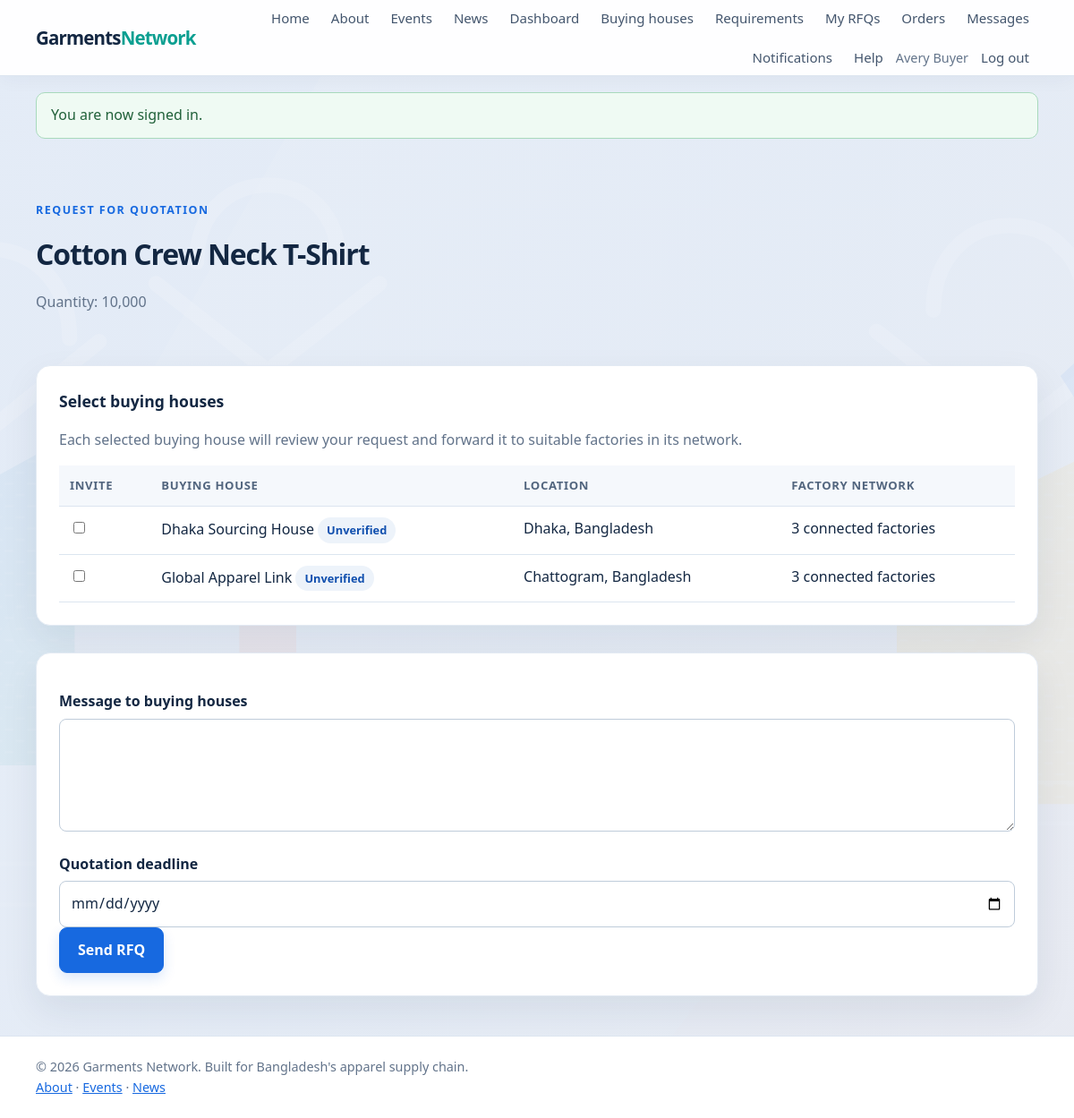
The app's page /rfqs/create.php?requirement_id=1 (signed in) with its own data.
### tables this page shows
CREATE TABLE users (
    id BIGINT UNSIGNED AUTO_INCREMENT PRIMARY KEY,
    role_id TINYINT UNSIGNED NOT NULL,
    name VARCHAR(120) NOT NULL,
    email VARCHAR(190) NOT NULL UNIQUE,
    password_hash VARCHAR(255) NOT NULL,
    status ENUM('active', 'suspended') NOT NULL DEFAULT 'active',
    created_at TIMESTAMP NOT NULL DEFAULT CURRENT_TIMESTAMP,
    updated_at TIMESTAMP NOT NULL DEFAULT CURRENT_TIMESTAMP ON UPDATE CURRENT_TIMESTAMP,
    CONSTRAINT fk_users_role FOREIGN KEY (role_id) REFERENCES roles(id),
    INDEX idx_users_role_status (role_id, status)
);

CREATE TABLE requirements (
    id BIGINT UNSIGNED AUTO_INCREMENT PRIMARY KEY,
    buyer_id BIGINT UNSIGNED NOT NULL,
    product_name VARCHAR(190) NOT NULL,
    quantity INT UNSIGNED NOT NULL,
    fabric VARCHAR(120) NULL,
    target_price DECIMAL(12,2) NULL,
    currency CHAR(3) NOT NULL DEFAULT 'USD',
    delivery_date DATE NULL,
    certification_needed VARCHAR(255) NULL,
    details TEXT NULL,
    status ENUM('draft', 'open', 'closed') NOT NULL DEFAULT 'open',
    created_at TIMESTAMP NOT NULL DEFAULT CURRENT_TIMESTAMP,
    CONSTRAINT fk_requirements_buyer FOREIGN KEY (buyer_id) REFERENCES users(id) ON DELETE CASCADE,
    INDEX idx_requirements_status_date (status, created_at),
    INDEX idx_requirements_buyer (buyer_id, created_at)
);

CREATE TABLE companies (
    id BIGINT UNSIGNED AUTO_INCREMENT PRIMARY KEY,
    owner_user_id BIGINT UNSIGNED NOT NULL UNIQUE,
    name VARCHAR(190) NOT NULL,
    description TEXT NULL,
    location VARCHAR(190) NOT NULL,
    website VARCHAR(255) NULL,
    phone VARCHAR(40) NULL,
    logo_path VARCHAR(255) NULL,
    cover_image_path VARCHAR(255) NULL,
    capacity_per_month INT UNSIGNED NULL,
    moq INT UNSIGNED NULL,
    lead_time_days SMALLINT UNSIGNED NULL,
    verification_status ENUM('unverified', 'pending', 'verified', 'rejected') NOT NULL DEFAULT 'unverified',
    verification_remarks TEXT NULL,
    created_at TIMESTAMP NOT NULL DEFAULT CURRENT_TIMESTAMP,
    updated_at TIMESTAMP NOT NULL DEFAULT CURRENT_TIMESTAMP ON UPDATE CURRENT_TIMESTAMP,
    CONSTRAINT fk_companies_owner FOREIGN KEY (owner_user_id) REFERENCES users(id) ON DELETE CASCADE,
    INDEX idx_companies_location (location),
    INDEX idx_companies_verification (verification_status)
);

### includes/functions.php (called while the page is built, shortened)
<?php
function e(?string $value): string
{
    return htmlspecialchars($value ?? '', ENT_QUOTES | ENT_SUBSTITUTE, 'UTF-8');
}
function app_url(string $path = ''): string
{
    $projectRoot = realpath(__DIR__ . DIRECTORY_SEPARATOR . '..');
    $base = '';
    $scriptFile = isset($_SERVER['SCRIPT_FILENAME']) ? realpath($_SERVER['SCRIPT_FILENAME']) : false;
    $scriptName = str_replace('\\', '/', (string) ($_SERVER['SCRIPT_NAME'] ?? ''));
    if ($projectRoot !== false && $scriptFile !== false) {
        $normalizedRoot = rtrim(str_replace('\\', '/', $projectRoot), '/');
        $normalizedScript = str_replace('\\', '/', $scriptFile);
        $rootPrefix = $normalizedRoot . '/';
        if (stripos($normalizedScript, $rootPrefix) === 0) {
            $relativeScript = substr($normalizedScript, strlen($rootPrefix));
            if ($relativeScript !== '' && strlen($scriptName) >= strlen($relativeScript)) {
                $scriptSuffix = substr($scriptName, -strlen($relativeScript));
                if (strcasecmp($scriptSuffix, $relativeScript) === 0) {
                    $base = rtrim(substr($scriptName, 0, -strlen($relativeScript)), '/');
                }
            }
        }
        if ($base === '') {
            $documentRoot = isset($_SERVER['DOCUMENT_ROOT']) ? realpath($_SERVER['DOCUMENT_ROOT']) : false;
            $normalizedDocumentRoot = $documentRoot === false
                ? ''
                : rtrim(str_replace('\\', '/', $documentRoot), '/');
            $normalizedProject = str_replace('\\', '/', $projectRoot);
        }
    }
    $path = ltrim($path, '/');
    return $base . ($path === '' ? '' : '/' . $path);
}
function take_flash(): ?array
{
    $flash = $_SESSION['flash'];
    return $flash;
}

### includes/auth.php (called while the page is built, shortened)
<?php
require_once __DIR__ . '/db.php';
require_once __DIR__ . '/functions.php';
function current_user(): ?array
{
    static $checked = false;
    static $cachedUser = null;
    if ($checked) {
        return $cachedUser;
    }
    $checked = true;
    $statement = db()->prepare(
        'SELECT users.id, users.name, users.email, users.status, roles.slug AS role
         FROM users INNER JOIN roles ON roles.id = users.role_id
         WHERE users.id = :user_id LIMIT 1'
    );
    $statement->execute(['user_id' => $_SESSION['user']['id']]);
    $user = $statement->fetch();
    unset($user['status']);
    $cachedUser = $user;
    return $cachedUser;
}
function require_login(): void
{
    if (current_user() === null) {
        set_flash('error', 'Please sign in to continue.');
        redirect_to(app_url('auth/login.php'));
    }
}
function require_role(string ...$roles): void
{
    require_login();
}

### includes/db.php (called while the page is built, shortened)
<?php
function db(): PDO
{
    static $connection = null;
    if ($connection instanceof PDO) {
        return $connection;
    }
    $host = getenv('DB_HOST') ?: '127.0.0.1';
    $database = getenv('DB_NAME') ?: 'garments_network';
    $username = getenv('DB_USER') ?: 'root';
    $password = getenv('DB_PASSWORD') ?: '';
    $charset = 'utf8mb4';
    $dsn = "mysql:host={$host};dbname={$database};charset={$charset}";
    $connection = new PDO($dsn, $username, $password, [
        PDO::ATTR_ERRMODE => PDO::ERRMODE_EXCEPTION,
        PDO::ATTR_DEFAULT_FETCH_MODE => PDO::FETCH_ASSOC,
        PDO::ATTR_EMULATE_PREPARES => false,
    ]);
    return $connection;
}

### rfqs/create.php (the view, shortened to what this page needs)
<?php
require_role('buyer');
$user = current_user();
$requirementId = filter_var($_GET['requirement_id'] ?? $_POST['requirement_id'] ?? null, FILTER_VALIDATE_INT);
$requirementStatement = db()->prepare(
    "SELECT id, buyer_id, product_name, quantity, status FROM requirements
     WHERE id = :id AND buyer_id = :buyer_id LIMIT 1"
);
$requirementStatement->execute(['id' => $requirementId, 'buyer_id' => $user['id']]);
$requirement = $requirementStatement->fetch();
$buyingHouses = db()->query(
    "SELECT companies.id, companies.name, companies.location, companies.verification_status,
            (SELECT COUNT(*) FROM buying_house_factories WHERE buying_house_factories.buying_house_company_id = companies.id) AS factory_count
     FROM companies
     INNER JOIN users ON users.id = companies.owner_user_id
     INNER JOIN roles ON roles.id = users.role_id
     WHERE roles.slug = 'buying_house'
     ORDER BY companies.verification_status = 'verified' DESC, companies.name"
)->fetchAll();
$selected = array_map('intval', is_array($_POST['buying_house_ids'] ?? null) ? $_POST['buying_house_ids'] : []);
require __DIR__ . '/../includes/header.php';
?>
<main class="container">
    <section class="page-heading"><p class="eyebrow">Request for quotation</p><h1><?= e($requirement['product_name']) ?></h1><p>Quantity: <?= number_format((int) $requirement['quantity']) ?></p></section>
    <form method="post" action="<?= e(app_url('rfqs/create.php?requirement_id=' . (int) $requirementId)) ?>">
        <section class="card admin-section">
            <h2>Select buying houses</h2>
            <p>Each selected buying house will review your request and forward it to suitable factories in its network.</p>
            <div class="table-wrap"><table class="admin-table"><thead><tr><th>Invite</th><th>Buying house</th><th>Location</th><th>Factory network</th></tr></thead><tbody>
                <?php foreach ($buyingHouses as $buyingHouse): ?>
                    <tr>
                        <td><input aria-label="Select <?= e($buyingHouse['name']) ?>" type="checkbox" name="buying_house_ids[]" value="<?= (int) $buyingHouse['id'] ?>" <?= in_array((int) $buyingHouse['id'], $selected, true) ? 'checked' : '' ?>></td>
                        <td><?= e($buyingHouse['name']) ?> <span class="status-pill status-<?= e($buyingHouse['verification_status']) ?>"><?= e(ucfirst($buyingHouse['verification_status'])) ?></span></td>
                        <td><?= e($buyingHouse['location']) ?></td>
                        <td><?= (int) $buyingHouse['factory_count'] ?> connected factories</td>
                    </tr>
                <?php endforeach; ?>
            </tbody></table></div>
        </section>
        <section class="card admin-section">
            <label for="message">Message to buying houses</label><textarea id="message" name="message" rows="4" maxlength="10000"><?= e((string) ($_POST['message'] ?? '')) ?></textarea>
            <label for="response_deadline">Quotation deadline</label><input id="response_deadline" name="response_deadline" type="date" value="<?= e((string) ($_POST['response_deadline'] ?? '')) ?>">
            <button class="button" type="submit">Send RFQ</button>
        </section>
    </form>
</main>
<?php require __DIR__ . '/../includes/footer.php'; ?>

### includes/header.php (shortened to what this page needs)
<?php
require_once __DIR__ . '/auth.php';
$signedInUser = current_user();
$flashMessage = take_flash();
?>
<!doctype html>
<html lang="en">
<head>
    <link rel="stylesheet" href="<?= e(app_url('assets/css/style.css')) ?>">
</head>
<body>
<header class="site-header">
    <div class="container nav-wrap">
        <a class="brand" href="<?= e(app_url('index.php')) ?>">Garments<span>Network</span></a>
        <nav aria-label="Main navigation">
            <a href="<?= e(app_url('index.php')) ?>">Home</a>
            <a href="<?= e(app_url('about.php')) ?>">About</a>
            <a href="<?= e(app_url('events/index.php')) ?>">Events</a>
            <a href="<?= e(app_url('news/index.php')) ?>">News</a>
            <?php if ($signedInUser !== null): ?>
                <a href="<?= e(app_url('dashboard.php')) ?>">Dashboard</a>
                <?php if ($signedInUser['role'] === 'admin'): ?>
                    <a href="<?= e(app_url('admin/index.php')) ?>">Admin panel</a>
                <?php elseif ($signedInUser['role'] === 'buyer'): ?>
                    <a href="<?= e(app_url('buying_houses/index.php')) ?>">Buying houses</a>
                    <a href="<?= e(app_url('requirements/index.php')) ?>">Requirements</a>
                    <a href="<?= e(app_url('buyer/rfqs.php')) ?>">My RFQs</a>
                    <a href="<?= e(app_url('buyer/orders.php')) ?>">Orders</a>
                    <a href="<?= e(app_url('messages/index.php')) ?>">Messages</a>
                <?php endif; ?>
                <?php
                $unreadStatement = db()->prepare('SELECT COUNT(*) FROM notifications WHERE user_id = :user_id AND read_at IS NULL');
                $unreadStatement->execute(['user_id' => $signedInUser['id']]);
                $unreadCount = (int) $unreadStatement->fetchColumn();
                ?>
                <a href="<?= e(app_url('notifications/index.php')) ?>">Notifications<?= $unreadCount > 0 ? ' (' . $unreadCount . ')' : '' ?></a>
                <a href="<?= e(app_url('complaints/index.php')) ?>">Help</a>
                <span class="nav-user"><?= e($signedInUser['name']) ?></span>
                <form class="nav-form" method="post" action="<?= e(app_url('auth/logout.php')) ?>">
                    <button class="link-button" type="submit">Log out</button>
                </form>
            <?php else: ?>
                <a href="<?= e(app_url('auth/login.php')) ?>">Log in</a>
                <a class="nav-cta" href="<?= e(app_url('auth/register.php')) ?>">Register</a>
            <?php endif; ?>
        </nav>
    </div>
</header>
<?php if ($flashMessage !== null): ?>
    <div class="container">
        <div class="alert alert-<?= e($flashMessage['type']) ?>" role="status"><?= e($flashMessage['message']) ?></div>
    </div>
<?php endif; ?>

### records on screen
users: name "Avery Buyer"
requirements: product_name "Cotton Crew Neck T-Shirt", quantity "10,000"
companies: name "Dhaka Sourcing House", verification_status "Unverified", location "Dhaka, Bangladesh", factory_count "3"
companies: name "Global Apparel Link", verification_status "Unverified", location "Chattogram, Bangladesh", factory_count "3"

### other values on screen
$flashMessage['message'] "You are now signed in."
